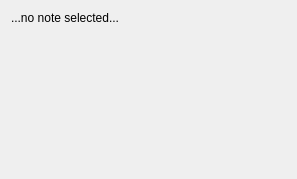
<?xml version="1.0" encoding="UTF-8"?>
<ui version="4.0">
 <class>PluginNotes</class>
 <widget class="QWidget" name="PluginNotes">
  <property name="geometry">
   <rect>
    <x>0</x>
    <y>0</y>
    <width>297</width>
    <height>179</height>
   </rect>
  </property>
  <property name="windowTitle">
   <string>Form</string>
  </property>
  <layout class="QVBoxLayout" name="verticalLayout">
   <item>
    <widget class="QLabel" name="note_label">
     <property name="text">
      <string>...no note selected...</string>
     </property>
    </widget>
   </item>
   <item>
    <spacer name="verticalSpacer">
     <property name="orientation">
      <enum>Qt::Vertical</enum>
     </property>
     <property name="sizeHint" stdset="0">
      <size>
       <width>20</width>
       <height>40</height>
      </size>
     </property>
    </spacer>
   </item>
  </layout>
 </widget>
 <resources/>
 <connections/>
</ui>
